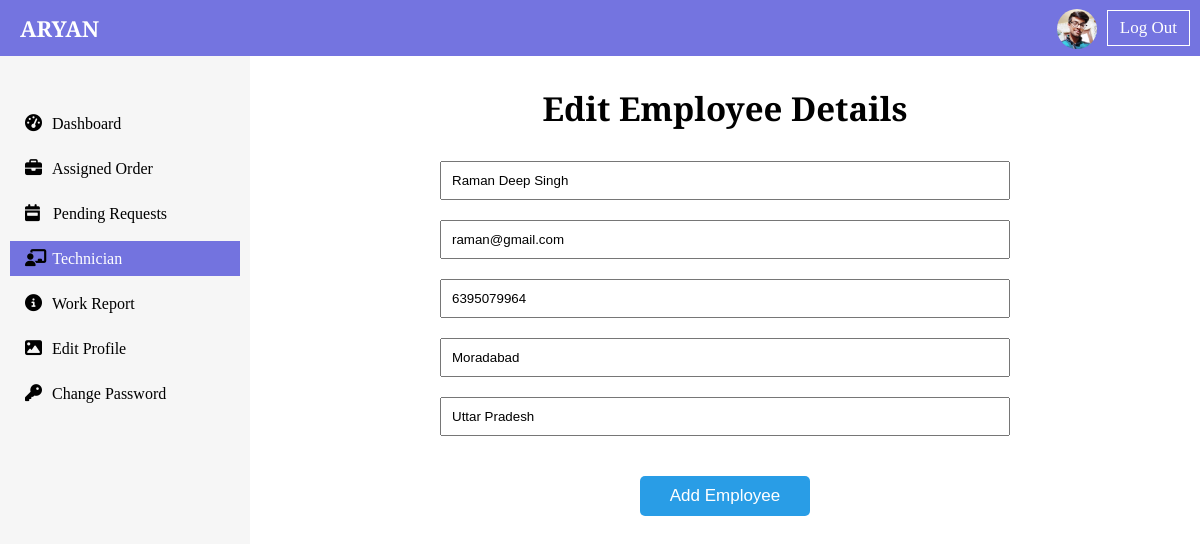
The page /dashboard/add_technician/1 (signed in) on the database its author committed.
### dashboard/models.py (models this page shows, shortened)
class UserProfilePicture(models.Model):
    user = models.OneToOneField(User, on_delete=models.CASCADE)
    profile_picture = models.ImageField(upload_to="dashboard/")

class TechnicianList(models.Model):
    employee_id = models.AutoField(primary_key=True)
    name = models.CharField(max_length=50)
    email = models.EmailField(max_length=254)
    mobile = models.IntegerField()
    city = models.CharField(max_length=50)
    state = models.CharField(max_length=50)
    joining_date = models.DateTimeField(auto_now_add=True, null=True)

### dashboard/views.py (the view)
# urls.py: path("add_technician/<int:employee_id>", views.add_technician, name="add_technician"),
def add_technician(request, employee_id):
    if request.user.is_superuser:
        if request.method == "POST":
            if employee_id == 0:
                forms = AddTechnicianForm(request.POST)
            else:
                add_technician_object = TechnicianList.objects.filter(employee_id=employee_id).first()
                forms = AddTechnicianForm(request.POST, instance= add_technician_object)
            if forms.is_valid():
                forms.save()
                messages.success(request, "Employee Added Succesfully")
                return redirect("technician_list")
        else:
            if employee_id == 0:
                forms = AddTechnicianForm()
            else:
                add_technician_object = TechnicianList.objects.filter(employee_id=employee_id).first()
                forms = AddTechnicianForm(instance= add_technician_object)
        context = {"forms":forms, "employee_id":employee_id}
        return render(request, "dashboard/admin/add_technician.html", context)
    else:
        return HttpResponse("<h1 style='text-align: center; margin-top: 30px;'> You are not Authorized for this page </h1>")

### dashboard/forms.py
class AddTechnicianForm(forms.ModelForm):
    name = forms.CharField(widget= forms.TextInput(attrs={"placeholder" : "Employee Name"}))
    city = forms.CharField(widget= forms.TextInput(attrs={"placeholder" : "City"}))
    state = forms.CharField(widget= forms.TextInput(attrs={"placeholder" : "State"}))
    email = forms.CharField(widget= forms.EmailInput(attrs={"placeholder" : "Email"}))
    mobile = forms.CharField(widget= forms.TextInput(attrs={"placeholder" : "Mobile"}))
    class Meta:
        model = TechnicianList
        exclude = ("joining_date",)

### dashboard/context_processor.py (called while the page is built)
def user_image(request):
    if request.user.is_authenticated:
        image = UserProfilePicture.objects.filter(user=request.user).first()
        if image:
            return {
                "image":image,
            }
        else:
            return {
                "image":False,
            }
    else:
        return {
            "image":False,
        }

### templates/dashboard/admin/add_technician.html (shortened to what this page needs)
{% extends 'admin_base.html' %}
{% block technicianactive %} active {% endblock technicianactive %}
{% block body %}
<div class="add-technician-form flex-column-center">
    {% if employee_id == 0 %}
    <h2 class="md-heading text-center">Add an Employee</h2>
    {% else %}
    <h2 class="md-heading text-center">Edit Employee Details</h2>
    {% endif %}
    <form action="" method="post"> {% csrf_token %}
    <div class="form-inputs flex-column-center">
    {% for form in forms %}
    {{form}}
    {% endfor %}
    </div>
    <div class="add-btn-div text-center">
        <input type="submit" value="Add Employee">
    </div>
    </form>
</div>
{% endblock body %}

### templates/admin_base.html (shortened to what this page needs)
{% load static %}
<!DOCTYPE html>
<html lang="en">
<head>
    <link rel="stylesheet" href="{% static 'util.css' %}">
    <link rel="stylesheet" href="{% static 'dashboard/css/admin_style.css' %}">
</head>
<body>
    <nav class="navbar flex-row-space-between">
        <a href="{% url 'home' %}"><h2 class="logo sm-heading">ARYAN</h2></a>
        <div class="log-sign-btn flex-row-space-between">
            {% if request.user.is_superuser %}
            {% if image %}
            <a href="{% url 'admin_edit_profile' %}" class="user-image">
            <img src="{{image.profile_picture.url}}" alt="">
            </a>
            {% endif %}
            <a href="{% url 'logout' %}" class="logout-btn">Log Out</a>
            {% endif %}
        </div>
    </nav>
    <div class="side-navbar">
        <a href="{% url 'admin_dashboard' %}" class="{% block dashboardactive %} {% endblock dashboardactive %}">Dashboard</a>
        <a href="{% url 'assigned_order' %}" class="{% block assignedactive %} {% endblock assignedactive %}">Assigned Order</a>
        <a href="{% url 'admin_requests' %}" class="{% block requestactive %} {% endblock requestactive %}">Pending Requests</a>
        <a href="{% url 'technician_list' %}" class="{% block technicianactive %} {% endblock technicianactive %}">Technician</a>
        <a href="{% url 'work_report' %}" class="{% block workreportactive %} {% endblock workreportactive %}">Work Report</a>
        <a href="{% url 'admin_edit_profile' %}" class="{% block adminprofileactive %} {% endblock adminprofileactive %}">Edit Profile</a>
        <a href="{% url 'admin_change_password' %}" class="{% block adminpassactive %} {% endblock adminpassactive %}">Change Password</a>
    </div>
    <div class="main-content">
        {% block body %} {% endblock body %}
    </div>
</body>
</html>

### static/util.css (style rules this page uses)
* { padding: 0; margin: 0; box-sizing: border-box; }
html { font-size: 62.5%; font-family: 'Playfair Display', serif; }
a { text-decoration: none; outline: none; color: black; }
.md-heading { font-size: 3.3rem; }
.sm-heading { font-size: 2.2rem; }
.flex-row-space-between { display: flex; align-items: center; justify-content: space-between; }
.flex-column-center { display: flex; flex-direction: column; align-items: center; justify-content: center; }
.text-center { text-align: center; }

### static/dashboard/css/admin_style.css (style rules this page uses)
.navbar { width: 100%; background-color: rgb(101, 101, 221, 0.9); position: sticky; top: 0; left: 0; z-index: 1; }
.logo { margin-left: 2rem; color: white; }
.navbar .user-image img { width: 4rem; height: 4rem; border-radius: 50%; margin-top: .4rem; }
.navbar .logout-btn { border: 1px solid white; padding: .7rem 1.2rem; font-size: 1.7rem; margin: 1rem; color: white; transition: background-color, 0.3s ease-in; }
.side-navbar { width: 25rem; height: 100%; padding: 5rem 1rem; background-color: rgba(211, 211, 211, 0.2); position: fixed; top: 5.6rem; left: 0; z-index: 1; }
.side-navbar a { margin-bottom: 1rem; display: block; padding: .8rem 1.5rem; font-size: 1.6rem; }
.active { color: white; background-color: rgb(101, 101, 221, 0.9); }
.main-content { margin-left: 25rem; height: 98vh; }
.side-navbar a:first-child::before { content: "\f3fd"; font-family: 'Font Awesome\ 5 Free'; font-size: 1.7rem; color: black; font-weight: 900; margin-right: 1rem; }
.side-navbar a:nth-child(2):before { content: "\f0b1"; font-family: 'Font Awesome\ 5 Free'; font-size: 1.7rem; color: black; font-weight: 900; margin-right: 1rem; }
.side-navbar a:nth-child(3):before { content: "\f784"; font-family: 'Font Awesome\ 5 Free'; font-size: 1.7rem; color: black; font-weight: 900; margin-right: 1.3rem; }
.side-navbar a:nth-child(4):before { content: "\f51c"; font-family: 'Font Awesome\ 5 Free'; font-size: 1.7rem; color: black; font-weight: 900; margin-right: .6rem; }
.side-navbar a:nth-child(5):before { content: "\f05a"; font-family: 'Font Awesome\ 5 Free'; font-size: 1.7rem; color: black; font-weight: 900; margin-right: 1rem; }
.side-navbar a:nth-child(6):before { content: "\f03e"; font-family: 'Font Awesome\ 5 Free'; font-size: 1.7rem; color: black; font-weight: 900; margin-right: 1rem; }
.side-navbar a:nth-child(7):before { content: "\f084"; font-family: 'Font Awesome\ 5 Free'; font-size: 1.7rem; color: black; font-weight: 900; margin-right: 1rem; }
input { padding: .8rem; margin-bottom: 2rem; outline: none; }
.add-technician-form h2 { margin: 3rem 0; }
.add-technician-form form { width: 100%; }
div.form-inputs { width: 60%; margin: auto; }
.form-inputs input { padding: 1rem; width: 100%; }
.add-technician-form input[type="submit"] { padding: 1rem 3rem; font-size: 1.7rem; background-color: rgb(41, 157, 230); color: white; border: none; outline: none; border-radius: .5rem; margin: 2rem 0; cursor: pointer; transition: all .3s ease-in; }

### rows shown on the page
UserProfilePicture: profile_picture (picture)
TechnicianList: forms "Raman Deep Singh" "raman@gmail.com" "6395079964" "Moradabad" "Uttar Pradesh"
